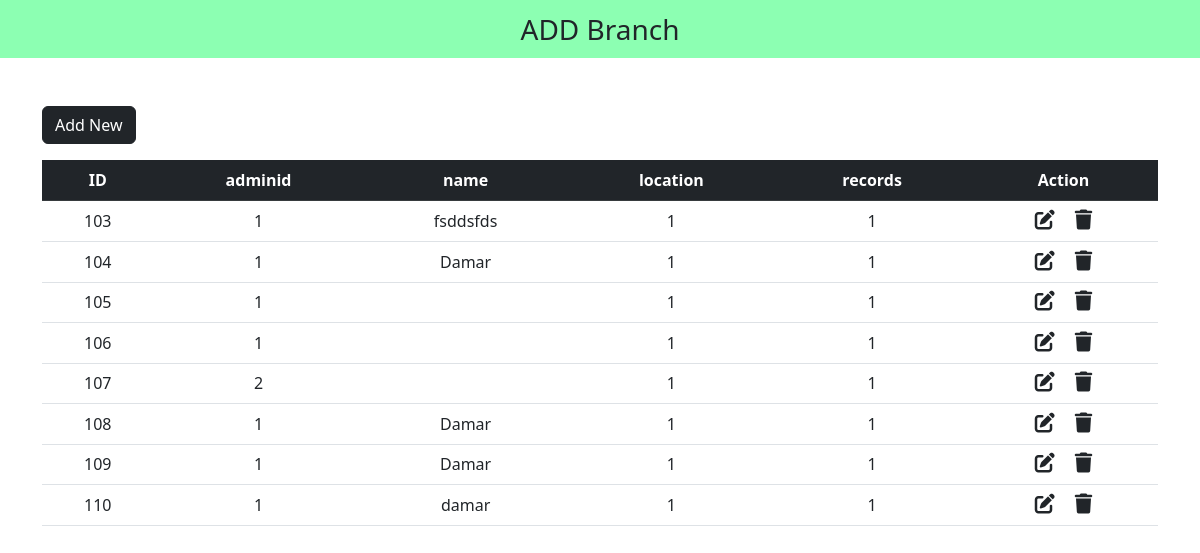
Page /driverPages/tabledriver/index.php on the committed database.
### tables this page shows
CREATE TABLE `branch` (
  `id` int(50) NOT NULL,
  `adminid` int(50) NOT NULL,
  `name` varchar(50) NOT NULL,
  `location` int(11) NOT NULL,
  `records` int(11) NOT NULL,
  `parent_branchid` int(50) DEFAULT NULL
);

### driverPages/tabledriver/index.php (the view, shortened to what this page needs)
<?php
include "connection.php";
?>
<!DOCTYPE html>
<html lang="en">
<head>
  <link href="https://cdn.jsdelivr.net/npm/bootstrap@5.2.3/dist/css/bootstrap.min.css" rel="stylesheet">
  <link rel="stylesheet" href="https://cdnjs.cloudflare.com/ajax/libs/font-awesome/6.4.0/css/all.min.css" />
</head>
<body>
  <nav class="navbar navbar-light justify-content-center fs-3 mb-5" style="background-color: #00ff5573;">
     ADD Branch
  </nav>
  <div class="container">
    <a href="add_new.php" class="btn btn-dark mb-3">Add New</a>
    <table class="table table-hover text-center">
      <thead class="table-dark">
        <tr>
          <th scope="col">ID</th>
          <th scope="col">adminid</th>
          <th scope="col">name</th>
          <th scope="col">location</th>
          <th scope="col">records</th>
          <th scope="col">Action</th>
        </tr>
      </thead>
      <tbody>
        <?php
        $sql = "SELECT * FROM `branch`";
        $result = mysqli_query($conn, $sql);
        while ($row = mysqli_fetch_assoc($result)) {
          echo "<tr>";
          echo "<td>".$row['id']."</td>";
          echo "<td>".$row['adminid']."</td>";
          echo "<td>".$row['name']."</td>";
          echo "<td>".$row['location']."</td>";
          echo "<td>".$row['records']."</td>";
          echo "<td>
          <a href=edit.php?id=".$row["id"]." class='link-dark'><i class='fa-solid fa-pen-to-square fs-5 me-3'></i></a>
          <a href=delete.php?id=".$row["id"]." class='link-dark'><i class='fa-solid fa-trash fs-5'></i></a>
        </td>";
        echo "<tr>";
      }
        ?>
      </tbody>
    </table>
  </div>
</body>
</html>

### rows in the picture
branch: id "103", adminid "1", name "fsddsfds", location "1", records "1"
branch: id "104", adminid "1", name "Damar", location "1", records "1"
branch: id "105", adminid "1", location "1", records "1"
branch: id "106", adminid "1", location "1", records "1"
branch: id "107", adminid "2", location "1", records "1"
branch: id "108", adminid "1", name "Damar", location "1", records "1"
branch: id "109", adminid "1", name "Damar", location "1", records "1"
branch: id "110", adminid "1", name "damar", location "1", records "1"
